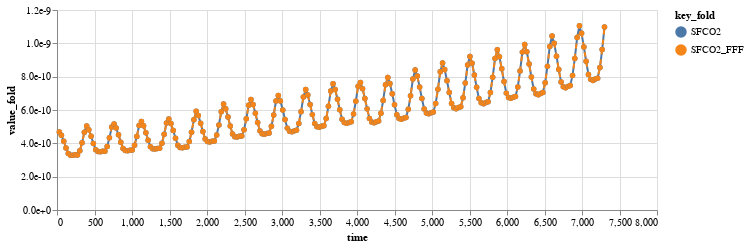

Write notebook code for a chart like this one.
### Code cell
df = pd.DataFrame.from_dict({'time': ds_longbudget['time'],
                             'SFCO2': ds_longbudget['glmean_SFCO2'],
                             'SFCO2_FFF': ds_longbudget['glmean_SFCO2']})

base_chart = alt.Chart(df, width=600, height=200
                      ).transform_fold(['SFCO2', 'SFCO2_FFF'], as_=['key_fold', 'value_fold']
                      ).mark_line(point=True
                      ).encode(
    x=alt.X('time:Q'),
    y=alt.Y('value_fold:Q', axis=alt.Axis(tickCount=6, format=".1e")),
    color=alt.Color('key_fold:N'),
    strokeDash=alt.condition(
        alt.datum.key_fold == 'SFCO2_FFF',
        alt.value([5, 5]),  # dashed line: 5 pixels  dash + 5 pixels space
        alt.value([0]),  # solid line
    )
)
base_chart

### Figure 1 — Vega-Lite specification as saved in the notebook (floating-point values rounded to 4 significant figures; data arrays with more than 128 entries replaced by an {"elided": "..."} marker saying what was removed)
{"config": {"view": {"continuousWidth": 400, "continuousHeight": 300}}, "data": {"name": "data-b47740e36c386759415a7a02484e0de7"}, "mark": {"type": "line", "point": true}, "encoding": {"color": {"type": "nominal", "field": "key_fold"}, "strokeDash": {"condition": {"value": [5, 5], "test": "(datum.key_fold === 'SFCO2_FFF')"}, "value": [0]}, "x": {"type": "quantitative", "field": "time"}, "y": {"type": "quantitative", "axis": {"format": ".1e", "tickCount": 6}, "field": "value_fold"}}, "height": 200, "transform": [{"fold": ["SFCO2", "SFCO2_FFF"], "as": ["key_fold", "value_fold"]}], "width": 600, "$schema": "https://vega.github.io/schema/vega-lite/v4.8.1.json", "datasets": {"data-b47740e36c386759415a7a02484e0de7": {"elided": "240 records"}}}
